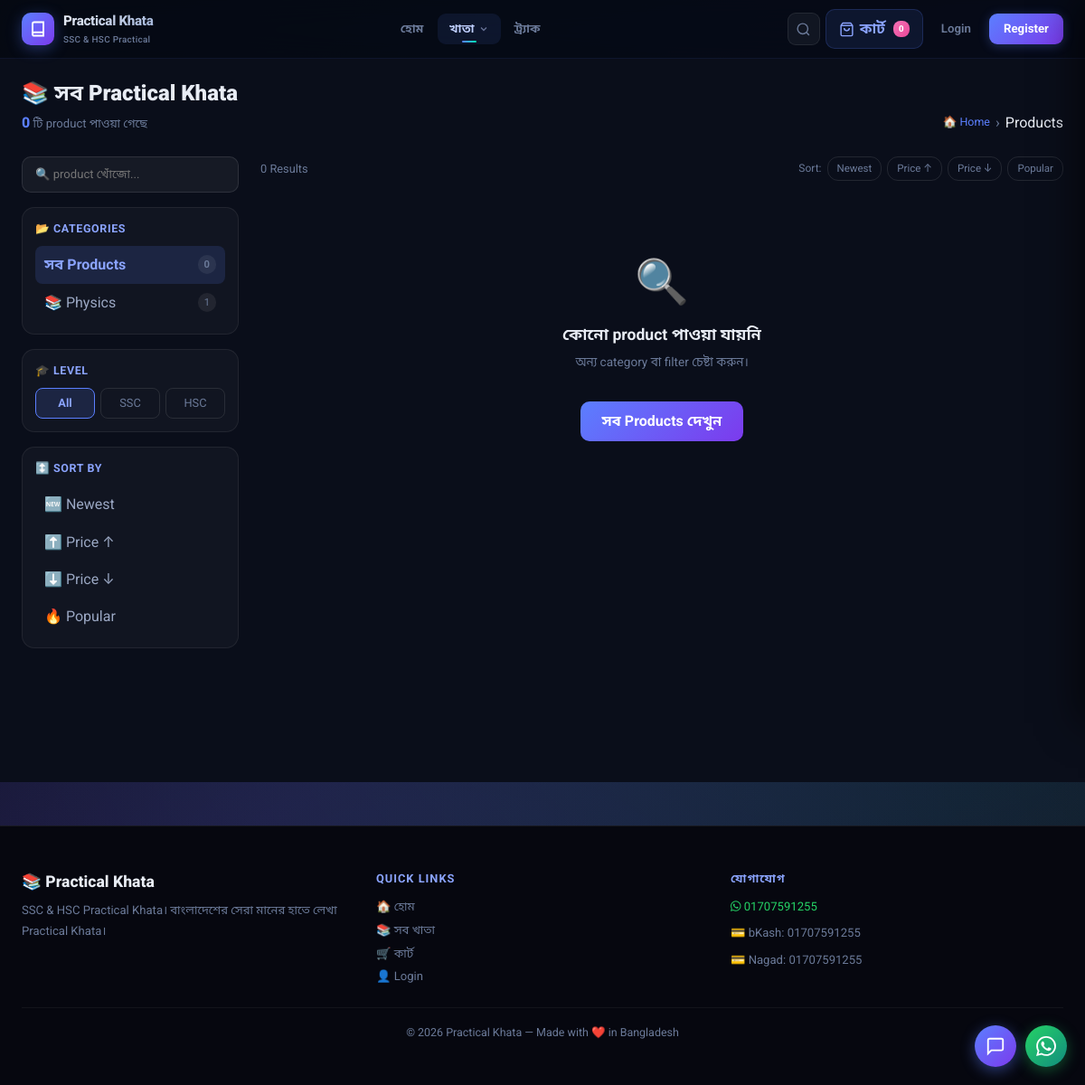
/products/, run on an earlier commit of the app's database.
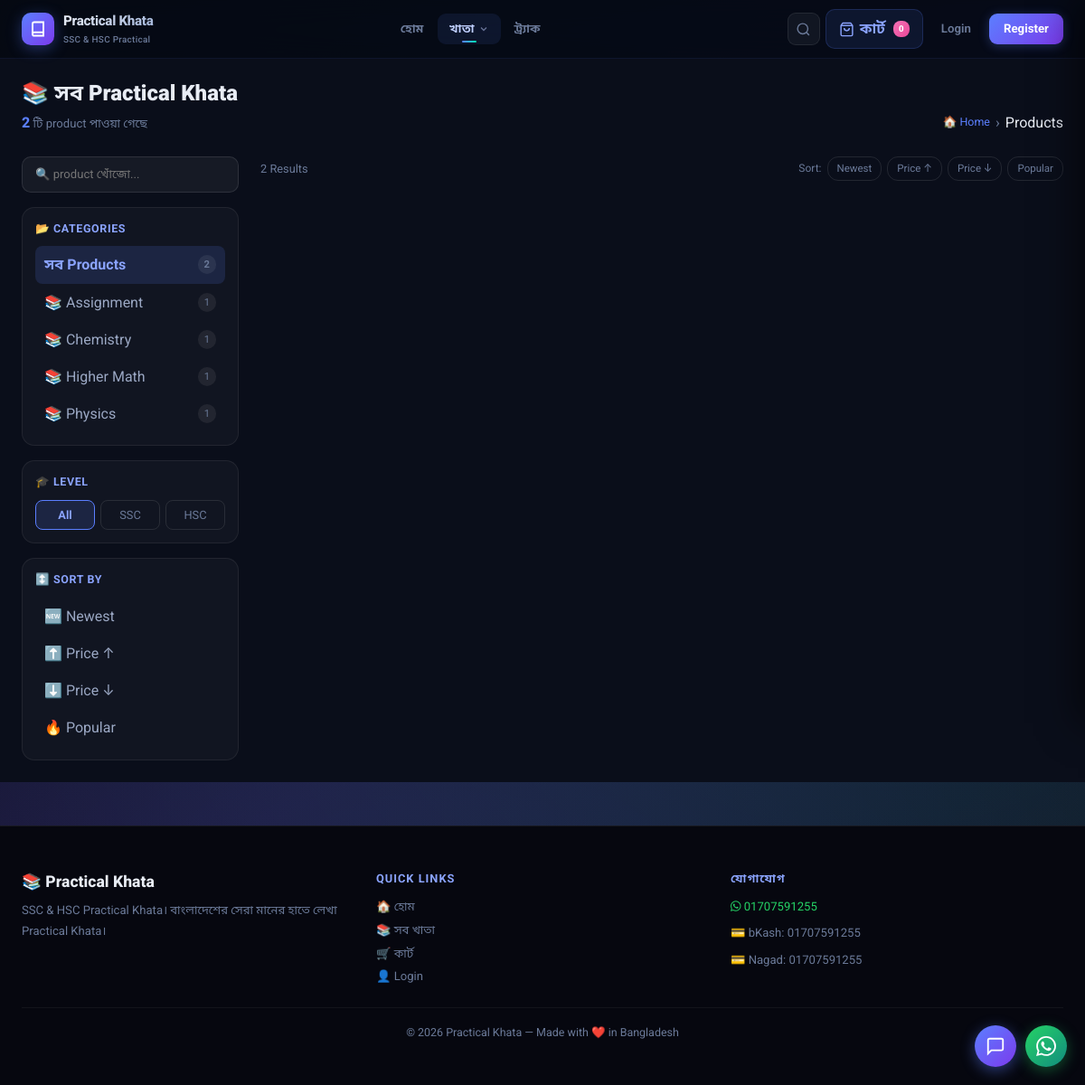
And on a later commit of the database.
### core/models.py (models this page shows, shortened)
class Category(models.Model):
    name        = models.CharField(max_length=100)
    slug        = models.SlugField(unique=True)
    description = models.TextField(blank=True)
    icon        = models.CharField(max_length=10, blank=True, default='📚',
                  help_text='Emoji icon for category')
    order       = models.PositiveIntegerField(default=0, help_text='Display order')
    class Meta:
        verbose_name_plural = 'Categories'
        ordering = ['order', 'name']

### core/views.py (the view)
# urls.py: path('products/', views.product_list, name='products'),
@cache_page(60 * 3)   # Cache product list for 3 min
@vary_on_cookie       # Separate cache per session → cart badge correct
def product_list(request, category_slug=None):
    products = Product.objects.filter(stock__gt=0).select_related('category').order_by('-created_at')
    categories = Category.objects.annotate(product_count=Count('products'))
    current_category = None
    if category_slug:
        current_category = get_object_or_404(Category, slug=category_slug)
        products = products.filter(category=current_category)
    level = request.GET.get('level', '')
    if level in ['SSC', 'HSC']:
        products = products.filter(level=level)
    sort = request.GET.get('sort', '-created_at')
    sort_options = {
        'price_asc': 'price',
        'price_desc': '-price',
        'newest': '-created_at',
        'popular': '-id',
    }
    products = products.order_by(sort_options.get(sort, '-created_at'))
    paginator = Paginator(products, 12)
    page = request.GET.get('page', 1)
    products_page = paginator.get_page(page)
    return render(request, 'products.html', {
        'products':         products_page,
        'categories':       categories,
        'current_category': current_category,
        'level_filter':     level,
        'sort':             sort,
        'total_count':      paginator.count,
        'sort_opts': [
            ('newest',     'Newest',      '🆕'),
            ('price_asc',  'Price ↑',     '⬆️'),
            ('price_desc', 'Price ↓',     '⬇️'),
            ('popular',    'Popular',     '🔥'),
        ],
    })

### core/context_processors.py (called while the page is built)
def cart_count(request):
    cart = request.session.get('cart', {})
    total_items = sum(item.get('quantity', 0) for item in cart.values())
    return {'cart_count': total_items}

def site_settings(request):
    settings = SiteSettings.get()
    flash_sale = FlashSale.objects.filter(
        is_active=True,
        ends_at__gt=timezone.now()
    ).first()
    return {
        'site_settings':   settings,
        'flash_sale':      flash_sale,
        'whatsapp_number': settings.whatsapp_number,
        'delivery_charge': settings.delivery_charge,
        'chat_enabled':    settings.chat_enabled,
        'chat_welcome_msg': settings.chat_welcome_msg,
        'GA_MEASUREMENT_ID': getattr(django_settings, 'GA_MEASUREMENT_ID', ''),
    }

### core/models.py (called while the page is built, shortened)
    @classmethod
    def get(cls):
        obj, _ = cls.objects.get_or_create(pk=1)
        return obj

    @property
    def is_on_sale(self):
        if not self.sale_price:
            return False

    @property
    def current_price(self):
        return self.sale_price if self.is_on_sale else self.price

    @property
    def is_low_stock(self):
        return 0 < self.stock <= 5

### templates/products.html (shortened to what the changed rows need)
{% extends 'base.html' %}
{% load static %}
{% block content %}
<div class="prods-wrap">
<div class="container py-4">
  <div class="prods-hero mb-4">
    <div>
      <h1 class="prods-title">
        {% if current_category %}{{ current_category.icon }} {{ current_category.name }}
        {% else %}📚 সব Practical Khata{% endif %}
      </h1>
      <p class="prods-sub">
        <span id="prodCount" class="prods-count">{{ total_count }}</span> টি product পাওয়া গেছে
      </p>
    </div>
  </div>
  <div class="prods-layout">
    <aside class="prods-sidebar">
      <div class="prods-filter-card mb-3">
        <a href="{% url 'products' %}" class="prods-cat-link {% if not current_category and not level_filter %}prods-cat-link--active{% endif %}">
          <span>সব Products</span>
          <span class="prods-cat-count">{{ total_count }}</span>
        </a>
        {% for cat in categories %}
        <a href="{% url 'products_by_category' cat.slug %}" class="prods-cat-link {% if current_category == cat %}prods-cat-link--active{% endif %}">
          <span>{{ cat.icon }} {{ cat.name }}</span>
          <span class="prods-cat-count">{{ cat.product_count }}</span>
        </a>
        {% endfor %}
      </div>
      <div class="prods-filter-card">
        {% for val, label, icon in sort_opts %}
        <a href="?sort={{ val }}{% if level_filter %}&level={{ level_filter }}{% endif %}"
           class="prods-sort-link {% if sort == val %}prods-sort-link--active{% endif %}">
          <span>{{ icon }} {{ label }}</span>
        </a>
        {% endfor %}
      </div>
    </aside>
    <div class="prods-main">
      <div class="prods-topbar mb-3">
        <span class="prods-result-label">{{ total_count }} Results</span>
        <div class="prods-sort-inline">
          <span class="prods-sort-label">Sort:</span>
          {% for val, label, icon in sort_opts %}
          <a href="?sort={{ val }}{% if level_filter %}&level={{ level_filter }}{% endif %}{% if current_category %}&cat={{ current_category.slug }}{% endif %}"
             class="prods-sort-chip {% if sort == val %}prods-sort-chip--active{% endif %}">{{ label }}</a>
          {% endfor %}
        </div>
      </div>
      <div class="prods-grid" id="realGrid">
        {% for product in products %}
        <div class="glow-card" data-product-id="{{ product.id }}">
          <div class="holo-badges">
            {% if product.is_on_sale %}
            <span class="holo-badge holo-badge--sale">🔥 {{ product.discount_percent }}% OFF</span>
            {% elif product.featured %}
            <span class="holo-badge holo-badge--hot">⚡ HOT</span>
            {% endif %}
            {% if product.is_low_stock %}
            <span class="holo-badge holo-badge--low">⚠️ Low Stock</span>
            {% endif %}
          </div>
          <a href="{% url 'product_detail' product.slug %}" class="glow-card-img-wrap">
            {% if product.image %}
            <img src="{{ product.image.url }}" alt="{{ product.name }}" class="glow-card-img" loading="lazy">
            {% else %}
            <div class="glow-card-img-placeholder">📚</div>
            {% endif %}
            <div class="glow-card-overlay">
              <span class="glow-card-overlay-text">👁️ Quick View</span>
            </div>
          </a>
          <div class="glow-card-body">
            <div class="glow-card-meta">
              <span class="status-pill status-pill--{{ product.level|lower }}">{{ product.level }}</span>
              {% if product.category %}
              <span class="glow-card-cat">{{ product.category.icon }} {{ product.category.name }}</span>
              {% endif %}
            </div>
            <a href="{% url 'product_detail' product.slug %}" class="glow-card-title">{{ product.name }}</a>
            <p class="glow-card-desc">{{ product.description|truncatewords:12 }}</p>
            <div class="glow-card-price-row">
              <div class="glow-card-price-wrap">
                <span class="glow-card-price">৳{{ product.current_price|floatformat:0 }}</span>
                {% if product.is_on_sale %}
                <span class="glow-card-original">৳{{ product.price|floatformat:0 }}</span>
                {% endif %}
              </div>
              <div class="mini-stars" title="{{ product.average_rating }}/5">
                {% with product.average_rating as r %}
                {% for i in "12345" %}
                <span class="mini-star {% if forloop.counter <= r %}mini-star--on{% endif %}">★</span>
                {% endfor %}
                {% endwith %}
              </div>
            </div>
            {% if product.stock <= 10 %}
            <div class="glow-card-stock-wrap">
              <div class="glow-card-stock-bar">
                <div class="glow-card-stock-fill" style="width:{{ product.stock|add:0 }}0%"></div>
              </div>
              <span class="glow-card-stock-text">মাত্র {{ product.stock }}টি বাকি!</span>
            </div>
            {% endif %}
            <button class="glow-card-btn add-to-cart-btn"
                    data-product-id="{{ product.id }}"
                    data-product-name="{{ product.name }}"
                    data-product-price="{{ product.current_price }}">
              <span class="glow-card-btn-icon">🛒</span>
              <span class="glow-card-btn-text">কার্টে যোগ করো</span>
              <span class="glow-card-btn-added" style="display:none;">✓ Added!</span>
            </button>
          </div>
          <div class="glow-card-glow"></div>
        </div>
        {% empty %}
        <div class="prods-empty">
          <div class="prods-empty-icon">🔍</div>
          <h3>কোনো product পাওয়া যায়নি</h3>
          <p>অন্য category বা filter চেষ্টা করুন।</p>
          <a href="{% url 'products' %}" class="prods-empty-btn">সব Products দেখুন</a>
        </div>
        {% endfor %}
      </div>
    </div>
  </div>
</div>
</div>
{% endblock %}

What changed in the data, as far as the page shows it:
added Category: icon "📚", name "Assignment", product_count "1"
added Category: icon "📚", name "Chemistry", product_count "1"
added Category: icon "📚", name "Higher Math", product_count "1"
Also different on the page:
{{ total_count }}: "0" → "2"
text no longer shown: "🔍 কোনো product পাওয়া যায়নি অন্য category বা filter চেষ্টা করুন। সব Products দেখুন"
